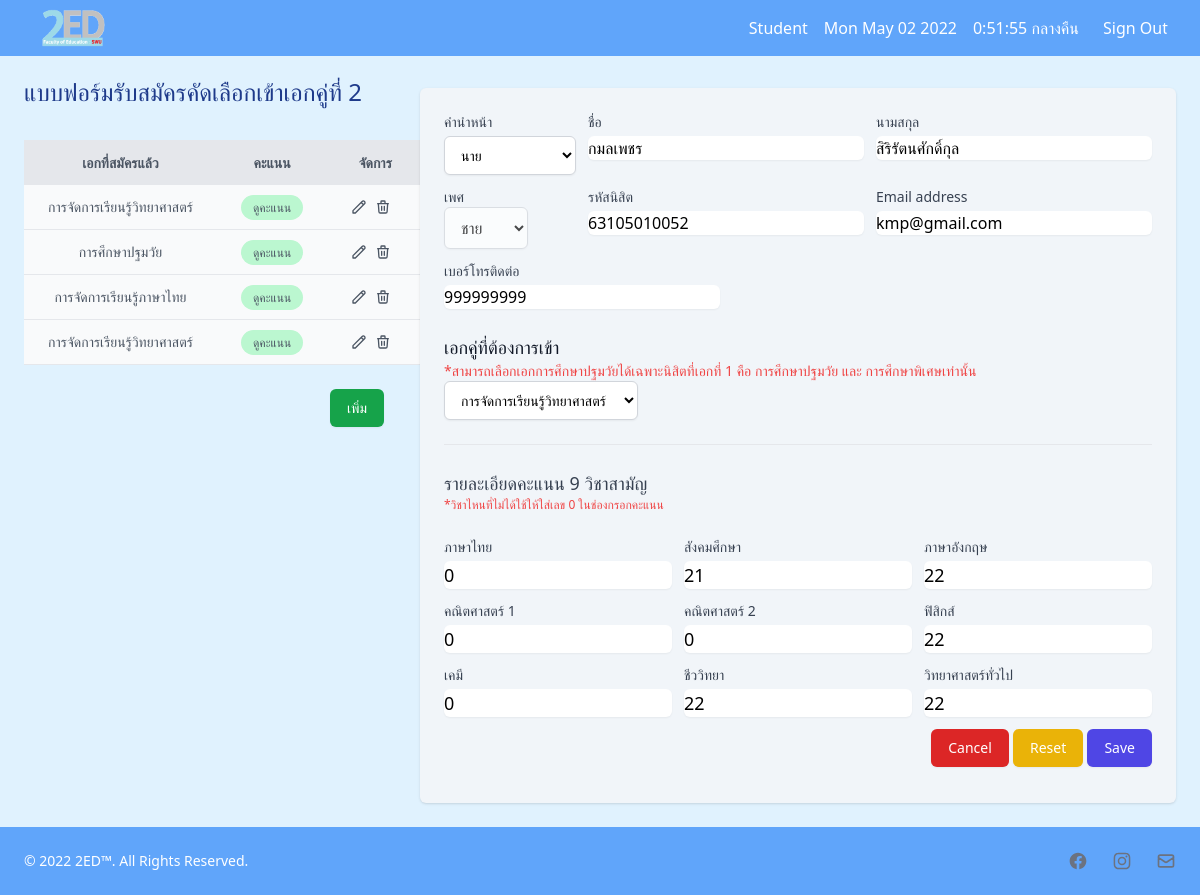
The page /sub-index/form2.php?id=2&action=edit2 (signed in) on the database its author committed.
### tables this page shows
CREATE TABLE `s_round` (
  `Sr_id` int(10) UNSIGNED NOT NULL COMMENT 'เลขที่สมัครรอบที่ 2',
  `Round_id` int(2) DEFAULT NULL COMMENT 'เลขที่รอบที่สมัคร',
  `ST_id` varchar(255) DEFAULT NULL COMMENT 'รหัสนิสิต',
  `Smajor_id` int(11) DEFAULT NULL COMMENT 'รหัสเอกที่ 2',
  `Thai` int(11) DEFAULT NULL COMMENT 'คะแนนภาษาไทย',
  `Social` int(11) DEFAULT NULL COMMENT 'คะแนนสังคม',
  `English` int(11) DEFAULT NULL COMMENT 'คะแนนอังกฤษ',
  `Math1` int(11) DEFAULT NULL COMMENT 'คะแนนคณิตศาสตร์1',
  `Math2` int(11) DEFAULT NULL COMMENT 'คะแนนคณิตศาสตร์2',
  `Physic` int(11) DEFAULT NULL COMMENT 'คะแนนฟิสิกส์',
  `Chemistry` int(11) DEFAULT NULL COMMENT 'คะแนนเคมี',
  `Biology` int(11) DEFAULT NULL COMMENT 'คะแนนชีววิทยา',
  `Science` int(11) DEFAULT NULL COMMENT 'คะแนนวิทยาศาสตร์ทั่วไป'
);

CREATE TABLE `s_major` (
  `Smajor_id` int(2) UNSIGNED NOT NULL COMMENT 'รหัสเอกที่2',
  `Smajor_name` varchar(30) DEFAULT NULL COMMENT 'ชื่อเอกที่2',
  `Smajor_name2` varchar(30) DEFAULT NULL,
  `Smajor_name3` varchar(30) DEFAULT NULL
);

CREATE TABLE `user_nisit` (
  `ST_id` varchar(255) NOT NULL COMMENT 'รหัสนิสิต',
  `Prefix` varchar(10) DEFAULT NULL COMMENT 'คำนำหน้า',
  `Sname` varchar(30) DEFAULT NULL COMMENT 'ชื่อนิสิต',
  `Lname` varchar(30) DEFAULT NULL COMMENT 'นามสกุลนิสิต',
  `Sex` varchar(10) DEFAULT NULL COMMENT 'เพศ',
  `password` varchar(255) DEFAULT NULL COMMENT 'รหัสผ่าน',
  `mail` varchar(50) DEFAULT NULL COMMENT 'อีเมลล์',
  `contract` int(10) DEFAULT NULL COMMENT 'เบอร์โทรศัพท์',
  `Fmajor_id` int(2) DEFAULT NULL COMMENT 'เอกที่1',
  `Role` varchar(10) DEFAULT NULL COMMENT 'สิทธิ์ผู้ใช้งาน'
);

### sub-index/form2.php (the view, shortened to what the rows shown need)
<?php
$userObj = new user;
$form2Obj = new Mform2;
if ($_REQUEST['action'] == 'edit2') {
  $formbyid = $form2Obj->getformByid2($_REQUEST['id']);
}
?>
<!DOCTYPE html>
<html lang="en">
<head>
  <script src="https://cdn.tailwindcss.com"></script>
</head>
<body class="bg-sky-100">
  <?php require $_SERVER['DOCUMENT_ROOT'] . "/CED214/Index/navbar.php"; ?>
  <div class="sm:grid md:grid-cols-3 md:gap-9 font-sans" style="padding: 2%;">
    <div class="md:col-span-1">
      <div class="px-4 sm:px-0">
        <h1 class="text-2xl font-medium leading-6 text-blue-900">แบบฟอร์มรับสมัครคัดเลือกเข้าเอกคู่ที่ 2</h1>
      </div>
      <div class="mt-9" data-aos="zoom-out-up">
        <table class="min-w-max w-full table-auto ">
          <thead class="rounded-lg">
            <tr class="bg-gray-200 text-gray-600 uppercase text-sm leading-normal">
              <th class="py-3 px-6 text-center">เอกที่สมัครแล้ว</th>
              <th class="py-3 px-6 text-center">คะแนน</th>
              <th class="py-3 px-6 text-center">จัดการ</th>
            </tr>
          </thead>
          <tbody class="text-gray-600 text-sm font-light">
            <?php
            if ($_SESSION['Role'] == 'Admin') {
              $form = $form2Obj->getformadmin2();
            } else {
              $form = $form2Obj->getform2($_SESSION['ST_id']);
            }
            foreach ($form as $fom) {
              echo "
                <tr class='border-b border-gray-200 bg-gray-50 hover:bg-gray-100'>
              ";
              echo "
                  <td class='py-3 px-6 text-center'>{$fom['S_name']}</td>
                  <td class='py-3 px-6 text-center' ><span class='bg-green-200 text-green-6 py-1 px-3 rounded-full text-xs'><button type='button' data-modal-toggle='extralarge-modal'>ดูคะแนน</button></span></td>
                  <td class='py-3 px-6 text-center'>
                    <div class='flex item-center justify-center'>
                        <div class='w-4 mr-2 transform hover:text-purple-500 hover:scale-110'>
                            <svg xmlns='http://www.w3.org/2000/svg' fill='none' viewBox='0 0 24 24' stroke='currentColor'><a href='./form2.php?id={$fom['Sr_id']}&action=edit2'>
                                <path stroke-linecap='round' stroke-linejoin='round' stroke-width='2' d='M15.232 5.232l3.536 3.536m-2.036-5.036a2.5 2.5 0 113.536 3.536L6.5 21.036H3v-3.572L16.732 3.732z' />
                            </svg>
                        </div>
                        <div class='w-4 mr-2 transform hover:text-purple-500 hover:scale-110'>
                            <svg xmlns='http://www.w3.org/2000/svg' fill='none' viewBox='0 0 24 24' stroke='currentColor'><a href='../index/saveform2.php?id={$fom['Sr_id']}&action=delete2'>
                                <path stroke-linecap='round' stroke-linejoin='round' stroke-width='2' d='M19 7l-.867 12.142A2 2 0 0116.138 21H7.862a2 2 0 01-1.995-1.858L5 7m5 4v6m4-6v6m1-10V4a1 1 0 00-1-1h-4a1 1 0 00-1 1v3M4 7h16' />
                            </svg>
                        </div>
                    </div>
                  </td>
                </tr>
              ";
            }
            ?>
          </tbody>
        </table><br>
      </div>
    </div>
    <div class="mt-4 md:mt-2 md:col-span-2">
      <form action="../Index/saveform2.php" method="POST">
        <div class="shadow overflow-hidden bg-slate-100 rounded-md">
          <div class="px-4 py-5 sm:p-6">
            <div class="grid grid-cols-5 gap-3">
                  <?php
                  $user = $userObj->getuser($_SESSION['ST_id']);
                  foreach ($user as $use) {
                    echo "
                        <option value='{$use['Prefix']}'>{$use['Prefix']}</option>
                        ";
                  }
                  ?>
              <div class="col-span-6 sm:col-span-2">
                <label for="" class="block text-sm text-gray-700">ชื่อ</label>
                <input type="text" name="" id="" class="mt-1 focus:ring-indigo-500 focus:border-indigo-500 block w-full shadow-sm sm:text-md border-gray-300 rounded-md" value="<?php echo $use['Sname']; ?>" readonly>
              </div>
              <div class="col-span-6 sm:col-span-2">
                <label for="" class="block text-sm text-gray-700">นามสกุล</label>
                <input type="text" name="" id="" class="mt-1 focus:ring-indigo-500 focus:border-indigo-500 block w-full shadow-sm sm:text-md border-gray-300 rounded-md" value="<?php echo $use['Lname']; ?>" readonly>
              </div>
              <div class="col-span-6 sm:col-span-1">
                <label for="" class="block text-sm text-gray-700">เพศ</label>
                <select id="" name="" class="block py-2 px-3 border border-gray-300 bg-white rounded-md shadow-sm focus:outline-none focus:ring-indigo-500 focus:border-indigo-500 sm:text-md" disabled>
                  <?php
                  echo "
                        <option value='{$use['Sex']}'>{$use['Sex']}</option>
                      ";
                  ?>
                </select>
              </div>
              <div class="col-span-6 sm:col-span-2">
                <label for="" class="block text-sm font-medium text-gray-700">Email address</label>
                <input type="email" name="" id="" autocomplete="email" class="mt-1 focus:ring-indigo-500 focus:border-indigo-500 block w-full shadow-sm sm:text-md border-gray-300 rounded-md" value="<?php echo $use['mail']; ?>" readonly>
              </div>
              <div class="col-span-5 sm:col-span-2">
                <label for="" class="block text-sm font-medium text-gray-700">เบอร์โทรติดต่อ</label>
                <input type="number" name="" id="" class="mt-1 focus:ring-indigo-500 focus:border-indigo-500 block w-full shadow-sm sm:text-md border-gray-300 rounded-md" value="<?php echo $use['contract']; ?>" readonly>
              </div>
            </div>
            <br>
            <br>
            <div>
              <br>
              <h2 class="block text-lg text-gray-700"> รายละเอียดคะแนน 9 วิชาสามัญ </h2>
              <p class="text-xs text-red-500">*วิชาไหนที่ไม่ได้ใช้ให้ใส่เลข 0 ในช่องกรอกคะแนน</p><br>
              <div class="grid grid-cols-6 gap-3">
                <div class="col-span-6 sm:col-span-2">
                  <label for="Thai" class="block text-sm text-gray-700">ภาษาไทย</label>
                  <input type="number" name="Thai" id="Thai" class="mt-1 focus:ring-indigo-500 focus:border-indigo-500 block w-full shadow-sm sm:text-lg border-gray-300 rounded-md" value="<?php echo $formbyid['Thai'] ?>" max="100" min="0" required>
                </div>
                <div class="col-span-6 sm:col-span-2">
                  <label for="Social" class="block text-sm text-gray-700">สังคมศึกษา</label>
                  <input type="number" name="Social" id="Social" class="mt-1 focus:ring-indigo-500 focus:border-indigo-500 block w-full shadow-sm sm:text-lg border-gray-300 rounded-md" value="<?php echo $formbyid['Social'] ?>" max="100" min="0" required>
                </div>
                <div class="col-span-6 sm:col-span-2">
                  <label for="English" class="block text-sm text-gray-700">ภาษาอังกฤษ</label>
                  <input type="number" name="English" id="English" class="mt-1 focus:ring-indigo-500 focus:border-indigo-500 block w-full shadow-sm sm:text-lg border-gray-300 rounded-md" value="<?php echo $formbyid['English'] ?>" max="100" min="0" required>
                </div>
                <div class="col-span-6 sm:col-span-2">
                  <label for="Math1" class="block text-sm font-medium text-gray-700">คณิตศาสตร์ 1</label>
                  <input type="number" name="Math1" id="Math1" class="mt-1 focus:ring-indigo-500 focus:border-indigo-500 block w-full shadow-sm sm:text-lg border-gray-300 rounded-md" value="<?php echo $formbyid['Math1'] ?>" max="100" min="0" required>
                </div>
                <div class="col-span-5 sm:col-span-2">
                  <label for="Math2" class="block text-sm font-medium text-gray-700">คณิตศาสตร์ 2</label>
                  <input type="number" name="Math2" id="Math2" class="mt-1 focus:ring-indigo-500 focus:border-indigo-500 block w-full shadow-sm sm:text-lg border-gray-300 rounded-md" value="<?php echo $formbyid['Math2'] ?>" max="100" min="0" required>
                </div>
                <div class="col-span-6 sm:col-span-2">
                  <label for="Physic" class="block text-sm font-medium text-gray-700">ฟิสิกส์</label>
                  <input type="number" name="Physic" id="Physic" class="mt-1 focus:ring-indigo-500 focus:border-indigo-500 block w-full shadow-sm sm:text-lg border-gray-300 rounded-md" value="<?php echo $formbyid['Physic'] ?>" max="100" min="0" required>
                </div>
                <div class="col-span-6 sm:col-span-2">
                  <label for="Chemistry" class="block text-sm font-medium text-gray-700">เคมี</label>
                  <input type="number" name="Chemistry" id="Chemistry" class="mt-1 focus:ring-indigo-500 focus:border-indigo-500 block w-full shadow-sm sm:text-lg border-gray-300 rounded-md" value="<?php echo $formbyid['Chemistry'] ?>" max="100" min="0" required>
                </div>
                <div class="col-span-6 sm:col-span-2">
                  <label for="Biology" class="block text-sm font-medium text-gray-700">ชีววิทยา</label>
                  <input type="number" name="Biology" id="Biology" class="mt-1 focus:ring-indigo-500 focus:border-indigo-500 block w-full shadow-sm sm:text-lg border-gray-300 rounded-md" value="<?php echo $formbyid['Biology'] ?>" max="100" min="0" required>
                </div>
                <div class="col-span-6 sm:col-span-2">
                  <label for="Science" class="block text-sm font-medium text-gray-700">วิทยาศาสตร์ทั่วไป</label>
                  <input type="number" name="Science" id="Science" class="mt-1 focus:ring-indigo-500 focus:border-indigo-500 block w-full shadow-sm sm:text-lg border-gray-300 rounded-md" value="<?php echo $formbyid['Science'] ?>" max="100" min="0" required>
                </div>
              </div>
            </div>
          </div>
        </div>
      </form>
    </div>
  </div>
  <?php require $_SERVER['DOCUMENT_ROOT'] . "/CED214/Index/footer.php"; ?>
</body>
</html>

### rows shown on the page
s_round: Smajor.Smajor_name "การจัดการเรียนรู้วิทยาศาสตร์", Thai "0", Social "21", English "22", Math1 "0", Math2 "0", Physic "22", Chemistry "0", Biology "22", Science "22"
s_round: Smajor.Smajor_name "การศึกษาปฐมวัย"
s_round: Smajor.Smajor_name "การจัดการเรียนรู้ภาษาไทย"
s_round: Smajor.Smajor_name "การจัดการเรียนรู้วิทยาศาสตร์"
user_nisit: Sname "กมลเพชร", Lname "สิริรัตนศักดิ์กุล", Sex "ชาย", mail "kmp@gmail.com", contract "999999999"

### other values the page prints
$_SESSION['Role'] "Student"
form field value "นาย"
form field Smajor_id "การจัดการเรียนรู้วิทยาศาสตร์"
